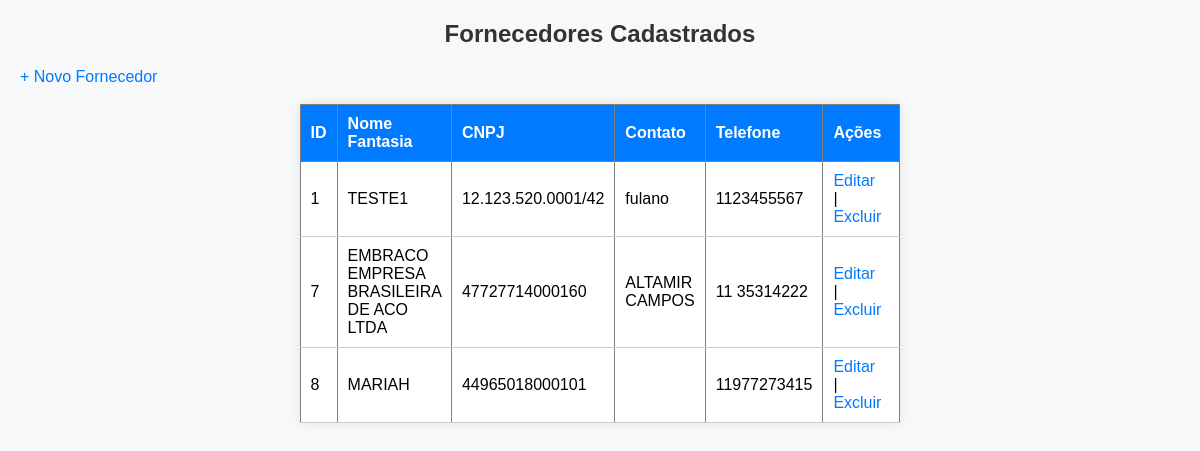
/fornecedor/listar.php, run on the app's committed database.
### tables this page shows
CREATE TABLE `fornecedores` (
  `id` int(11) NOT NULL,
  `nome_fantasia` varchar(100) NOT NULL,
  `cnpj` varchar(20) DEFAULT NULL,
  `contato` varchar(100) DEFAULT NULL,
  `telefone` varchar(20) DEFAULT NULL,
  `email` varchar(100) DEFAULT NULL,
  `endereco` varchar(150) DEFAULT NULL
);

### fornecedor/listar.php (the view, shortened to what this page needs)
<?php include('../db.php'); ?>
<!DOCTYPE html>
<html>
<head>
    <link rel="stylesheet" href="../estilo.css">
</head>
<body>
    <h2>Fornecedores Cadastrados</h2>
    <a href="cadastrar.php">+ Novo Fornecedor</a><br><br>
    <table border="1" cellpadding="10">
        <thead>
            <tr>
                <th>ID</th>
                <th>Nome Fantasia</th>
                <th>CNPJ</th>
                <th>Contato</th>
                <th>Telefone</th>
                <th>Ações</th>
            </tr>
        </thead>
        <tbody>
            <?php
            $sql = "SELECT * FROM fornecedores";
            $resultado = $conn->query($sql);
            if ($resultado->num_rows > 0) {
                while($fornecedor = $resultado->fetch_assoc()) {
                    echo "<tr>";
                    echo "<td>" . $fornecedor["id"] . "</td>";
                    echo "<td>" . $fornecedor["nome_fantasia"] . "</td>";
                    echo "<td>" . $fornecedor["cnpj"] . "</td>";
                    echo "<td>" . $fornecedor["contato"] . "</td>";
                    echo "<td>" . $fornecedor["telefone"] . "</td>";
                    echo "<td>
                            <a href='editar.php?id=" . $fornecedor["id"] . "'>Editar</a> |
                            <a href='excluir.php?id=" . $fornecedor["id"] . "' onclick=\"return confirm('Deseja realmente excluir?');\">Excluir</a>
                          </td>";
                    echo "</tr>";
                }
            } else {
                echo "<tr><td colspan='6'>Nenhum fornecedor encontrado.</td></tr>";
            }
            ?>
        </tbody>
    </table>
</body>
</html>

### estilo.css (style rules this page uses)
body { font-family: Arial, sans-serif; background-color: #f6f8fa; margin: 20px; padding: 0; }
h2 { color: #333; text-align: center; margin-bottom: 20px; }
form, table { max-width: 600px; margin: auto; background: #fff; padding: 20px; border-radius: 6px; box-shadow: 0 0 10px rgba(0,0,0,0.1); }
table { border-collapse: collapse; width: 100%; }
th { background-color: #007bff; color: white; padding: 10px; text-align: left; }
td { padding: 10px; border-bottom: 1px solid #ccc; }
a { color: #007bff; text-decoration: none; margin-right: 8px; }

### data on the page
fornecedores: id "1", nome_fantasia "TESTE1", cnpj "12.123.520.0001/42", contato "fulano", telefone "1123455567"
fornecedores: id "7", nome_fantasia "EMBRACO EMPRESA BRASILEIRA DE ACO LTDA", cnpj "47727714000160", contato "ALTAMIR CAMPOS", telefone "11 35314222"
fornecedores: id "8", nome_fantasia "MARIAH", cnpj "44965018000101", telefone "11977273415"
